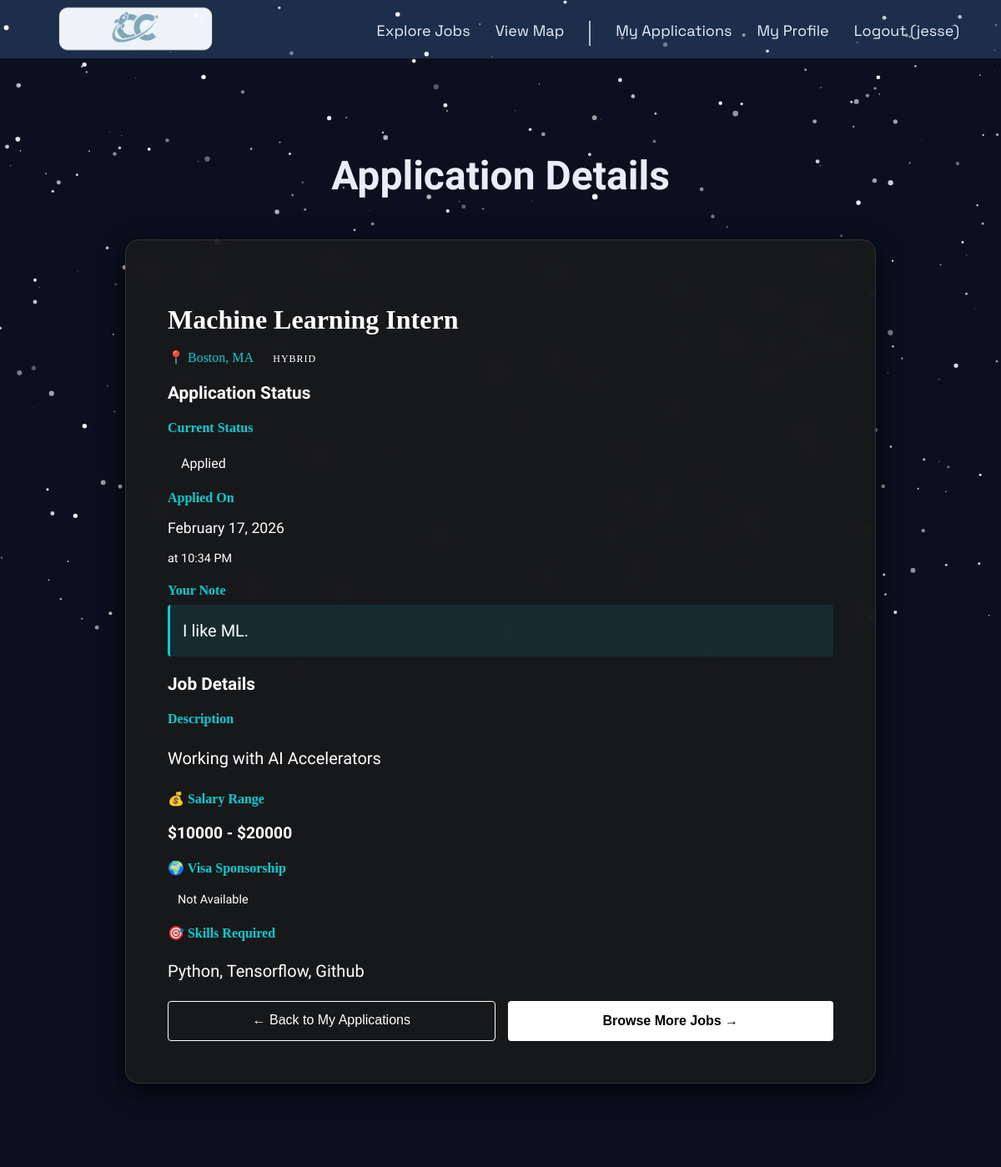
The page /applications/2/ (signed in) on the database its author committed.
### applications/models.py (models this page shows, shortened)
class Application(models.Model):
    STATUS_CHOICES = [
        ('applied', 'Applied'),
        ('review', 'Under Review'),
        ('interview', 'Interview'),
        ('offer', 'Offer'),
        ('closed', 'Closed'),
    ]
    user = models.ForeignKey(User, on_delete=models.CASCADE, related_name='applications')
    job = models.ForeignKey(Job, on_delete=models.CASCADE, related_name='applications')
    status = models.CharField(max_length=20, choices=STATUS_CHOICES, default='applied')
    tailored_note = models.TextField(blank=True, null=True)
    applied_at = models.DateTimeField(auto_now_add=True)
    updated_at = models.DateTimeField(auto_now=True)
    class Meta:
        unique_together = ('user', 'job')

### jobs/models.py (models this page shows, shortened)
class Job(models.Model):
    JOB_TYPES = [
        ('remote', 'Remote'),
        ('onsite', 'On-site'),
        ('hybrid', 'Hybrid'),
    ]
    recruiter = models.ForeignKey(User, on_delete=models.CASCADE)
    title = models.CharField(max_length=200)
    description = models.TextField()
    location = models.CharField(max_length=200)
    salary_min = models.IntegerField()
    salary_max = models.IntegerField()
    skills_required = models.CharField(max_length=500, help_text="Comma-separated skills")
    job_type = models.CharField(max_length=10, choices=JOB_TYPES)
    visa_sponsorship = models.BooleanField(default=False)
    posted_at = models.DateTimeField(auto_now_add=True)
    location_lat = models.DecimalField(decimal_places=4, max_digits=7)
    location_long = models.DecimalField(decimal_places=4, max_digits=7)

### applications/views.py (the view)
# urls.py: path('<int:pk>/', views.application_detail, name='applications.detail'),
@login_required
def application_detail(request, pk):
    application = get_object_or_404(Application, pk=pk, user=request.user)
    return render(request, 'applications/application_details.html', {'application': application})

### applications/templates/applications/application_details.html (shortened to what this page needs)
{% extends "base.html" %}
{% load static %}
{% block content %}
<div class="main-scroll-area">
    <div class="jobs-list-wrapper" style="width: 90%; max-width: 900px; margin: 50px auto;">
        <h1 class="page-title">Application Details</h1>
        <div class="filter-glass-card">
            <div class="mb-4">
                <h2 style="font-family: 'Georgia', serif; font-size: 2rem; margin-bottom: 15px; color: #ffffff;">
                    {{ application.job.title }}
                </h2>
                <div style="margin-top: 15px;">
                    <span style="color: #00cfd5; font-size: 1rem; margin-right: 20px;">
                        📍 {{ application.job.location }}
                    </span>
                    <span class="badge border border-secondary text-secondary" style="color: #ffffff; font-size: 0.75rem; letter-spacing: 1px;">
                        {{ application.job.get_job_type_display|upper }}
                    </span>
                </div>
            </div>
            <div class="border-top border-secondary pt-4 mt-4">
                <h3 style="color: #ffffff; font-size: 1.3rem; margin-bottom: 15px;">Application Status</h3>
                <div class="row">
                    <div class="col-md-6 mb-3">
                        <h4 style="color: #00cfd5; font-size: 1rem; margin-bottom: 8px;">Current Status</h4>
                        <p>
                            {% if application.status == 'pending' %}
                                <span class="badge bg-warning text-dark" style="color: #ffffff;font-size: 1rem; padding: 8px 16px;">⏳ Pending Review</span>
                            {% elif application.status == 'reviewed' %}
                                <span class="badge bg-info" style="color: #ffffff;font-size: 1rem; padding: 8px 16px;">👀 Under Review</span>
                            {% elif application.status == 'accepted' %}
                                <span class="badge bg-success" style="color: #ffffff;font-size: 1rem; padding: 8px 16px;">✅ Accepted</span>
                            {% elif application.status == 'rejected' %}
                                <span class="badge bg-danger" style="color: #ffffff;font-size: 1rem; padding: 8px 16px;">❌ Rejected</span>
                            {% else %}
                                <span class="badge bg-secondary" style="color: #ffffff;font-size: 1rem; padding: 8px 16px;">{{ application.status|title }}</span>
                            {% endif %}
                        </p>
                    </div>
                    <div class="col-md-6 mb-3">
                        <h4 style="color: #00cfd5; font-size: 1rem; margin-bottom: 8px;">Applied On</h4>
                        <p style="color: #ffffff; font-size: 1.1rem;">
                            {{ application.applied_at|date:"F d, Y" }}
                        </p>
                        <p style="color: #ffffff; font-size: 0.9rem;">
                            at {{ application.applied_at|date:"g:i A" }}
                        </p>
                    </div>
                </div>
                {% if application.tailored_note %}
                <div class="mt-3">
                    <h4 style="color: #00cfd5; font-size: 1rem; margin-bottom: 8px;">Your Note</h4>
                    <div style="background-color: rgba(0, 207, 213, 0.1); border-left: 3px solid #00cfd5; padding: 15px; border-radius: 4px;">
                        <p style="color: #ffffff; line-height: 1.6; margin: 0;">{{ application.tailored_note }}</p>
                    </div>
                </div>
                {% endif %}
            </div>
            <div class="border-top border-secondary pt-4 mt-4">
                <h3 style="color: #ffffff; font-size: 1.3rem; margin-bottom: 15px;">Job Details</h3>
                <div class="mb-4">
                    <h4 style="color: #00cfd5; font-size: 1rem; margin-bottom: 10px;">Description</h4>
                    <p style="color: #ffffff; line-height: 1.8; white-space: pre-line;">{{ application.job.description }}</p>
                </div>
                <div class="row mb-3">
                    <div class="col-md-6 mb-3">
                        <h4 style="color: #00cfd5; font-size: 1rem; margin-bottom: 8px;">💰 Salary Range</h4>
                        <p style="color: #ffffff; font-weight: bold; font-size: 1.2rem;">
                            ${{ application.job.salary_min|floatformat:0|default:"N/A" }} - ${{ application.job.salary_max|floatformat:0|default:"N/A" }}
                        </p>
                    </div>
                    <div class="col-md-6 mb-3">
                        <h4 style="color: #00cfd5; font-size: 1rem; margin-bottom: 8px;">🌍 Visa Sponsorship</h4>
                        <p style="color: #ffffff; font-size: 1.1rem;">
                            {% if application.job.visa_sponsorship %}
                                <span class="badge bg-success" style="font-size: 0.9rem; padding: 6px 12px;">✓ Available</span>
                            {% else %}
                                <span class="badge bg-secondary" style="font-size: 0.9rem; padding: 6px 12px;">Not Available</span>
                            {% endif %}
                        </p>
                    </div>
                </div>
                {% if application.job.skills_required %}
                <div class="mb-3">
                    <h4 style="color: #00cfd5; font-size: 1rem; margin-bottom: 10px;">🎯 Skills Required</h4>
                    <p style="color: #ffffff; line-height: 1.6;">{{ application.job.skills_required }}</p>
                </div>
                {% endif %}
            </div>
            <div class="border-top border-secondary pt-4 mt-4" style="display: flex; gap: 15px; flex-wrap: wrap;">
                <a href="{% url 'applications.index' %}"
                   class="btn-cancel"
                   style="display: inline-block; padding: 12px 24px; text-decoration: none; flex: 1; min-width: 200px; text-align: center;">
                    ← Back to My Applications
                </a>
                <a href="{% url 'jobs.index' %}"
                   class="btn-save"
                   style="display: inline-block; padding: 12px 24px; background-color: #00cfd5; color: #000000; text-decoration: none; border-radius: 4px; flex: 1; min-width: 200px; text-align: center;">
                    Browse More Jobs →
                </a>
            </div>
        </div>
    </div>
</div>
{% endblock %}

### careerconnect/templates/base.html (shortened to what this page needs)
<!DOCTYPE html>
    <html>
    {% load static %}
    <head>
        <link rel="stylesheet" type="text/css" href="{% static 'css/style.css' %}">
    </head>
    <body>
        <nav>
            <a class="logo" href="/">
                <img src="{% static 'img/CCLogo.png' %}" alt="CareerConnect" height="225" />
            </a>
            <ul class="nav-links">
                <li><a href="{% url 'jobs.index' %}">Explore Jobs</a></li>
                <li><a href="{% url 'maps.index' %}">View Map</a></li>
                <div class="vr white mx-2 d-none d-lg-block"></div>
                {% if user.is_authenticated %}
                <li><a href="{% url 'applications.index' %}">My Applications</a></li>
                <li><a href="{% url 'profile.edit' %}">My Profile</a></li>
                <li><a href="{% url 'accounts.logout' %}">Logout ({{ user.username }})</a></li>
                {% else %}
                <li><a href="{% url 'accounts.login' %}">Login</a></li>
                <li><a href="{% url 'accounts.signup' %}">Sign Up</a></li>
                {% endif %}
            </ul>
        </nav>
        {% block content %}
        {% endblock content %}
        <canvas id="starCanvas"></canvas>
        <script>
            const canvas = document.getElementById('starCanvas');
            const ctx = canvas.getContext('2d');
            let stars = [];
            const numStars = 400;
            function resize() {
                canvas.width = window.innerWidth;
                canvas.height = window.innerHeight;
            }
            window.addEventListener('resize', resize);
            resize();
            class Star {
                constructor() {
                    this.x = Math.random() * canvas.width;
                    this.y = Math.random() * canvas.height;
                    this.baseRadius = Math.random() * 1.5;
                    this.color = `rgba(255, 255, 255, ${Math.random() * 0.7 + 0.3})`;
                    this.timer = Math.random();
                    this.pulseTimer = Math.random() * 0.05;
                    this.maxScale = 2;
                }
                update() {
                    this.timer += this.pulseTimer;
                    let pulse = Math.sin(this.timer);
                    let growth = pulse > 0 ? pulse * this.maxScale : 0;
                    this.currentRadius = this.baseRadius + growth;
                }
                draw() {
                    ctx.beginPath();
                    ctx.arc(this.x, this.y, this.currentRadius, 0, Math.PI * 2);
                    ctx.fillStyle = this.color;
                    ctx.fill();
                    ctx.closePath();
                }
            }
            function init() {
                stars = [];
                for (let i = 0; i < numStars; i++) {
                    stars.push(new Star());
                }
            }
            function animate() {
                ctx.clearRect(0, 0, canvas.width, canvas.height);
                stars.forEach(star => {
                        star.update();
                        star.draw();
                    });
                requestAnimationFrame(animate);
            }
            init();
            animate();
        </script>
    </body>
    </html>

### careerconnect/static/css/style.css (style rules this page uses)
.vr.white { background-color: #e8eef9; opacity: 0.75; width: 2px; height: 30px; align-self: center; }
body { background-color: #0b1020; overflow: hidden; margin: 0; }
h1 { color: #e8eef9; font-size: 75px; font-family: 'Sora', 'Times New Roman', serif; }
h1[class] { color: #e8eef9; font-family: 'Sora', 'Times New Roman', serif; }
h2 { color: #e8eef9; font-family: 'Sora', 'Times New Roman', serif; }
h3 { color: #e8eef9; font-size: 30px; font-family: 'Sora', 'Times New Roman', serif; }
p { font-size: 20px; font-family: 'Sora', 'Times New Roman', serif; }
nav { display: flex; justify-content: space-between; width: 100%; align-items: center; padding: 20px 50px; position: fixed; top: 0; left: 0; box-sizing: border-box; height:70px; background-color: #1c2e4a; }
.logo { color: #e8eef9; font-size: 24px; font-weight: bold; text-decoration: none; font-family: 'Space Grotesk', 'Times New Roman', serif; }
.logo img { margin-top: 5px; }
.nav-links { list-style: none; display: flex; gap: 30px; padding-top: 9px; font-family: 'Space Grotesk', 'Times New Roman', serif; }
.nav-links a { color: #e8eef9; text-decoration: none; font-size: 18px; transition: opacity 0.2s; }
.main-scroll-area { position: fixed; top: 100px; left: 0; width: 100%; height: calc(100vh - 90px); overflow-y: auto; z-index: 10; display: flex; justify-content: center; align-items: flex-start; scrollbar-width: thin; scrollbar-color: #2b2b2b #050505; }
* { scrollbar-width: thin; scrollbar-color: #2b2b2b #050505; }
.page-title { font-family: 'Georgia', 'Times New Roman', serif; color: #ffffff; font-size: 3rem; text-align: center; margin-bottom: 3rem; }
.btn-save { background-color: white !important; color: black !important; font-family: sans-serif !important; font-weight: bold !important; padding: 15px 45px !important; border: none !important; border-radius: 4px !important; transition: 0.3s; }
.btn-cancel { background-color: transparent !important; color: white !important; font-family: sans-serif !important; padding: 13px 45px !important; border: 1px solid white !important; border-radius: 4px !important; text-decoration: none !important; transition: 0.3s; }
#starCanvas { position: fixed; top: 0; left: 0; z-index: 1; pointer-events: none; }
.filter-glass-card { background-color: rgba(26, 26, 26, 0.85); backdrop-filter: blur(10px); border: 1px solid #333; border-radius: 16px; padding: 50px; margin-bottom: 60px; box-shadow: 0 8px 32px rgba(0, 0, 0, 0.8); box-sizing: border-box; }

### rows shown on the page
Application: job "Machine Learning Intern", job.location "Boston, MA", job.job_type "HYBRID", status "Applied", applied_at "February 17, 2026", applied_at "10:34 PM", tailored_note "I like ML.", job.description "Working with AI Accelerators", job.salary_min "10000", job.salary_max "20000", job.skills_required "Python, Tensorflow, Github"

### other values the page prints
{{ user.username }} "jesse"
